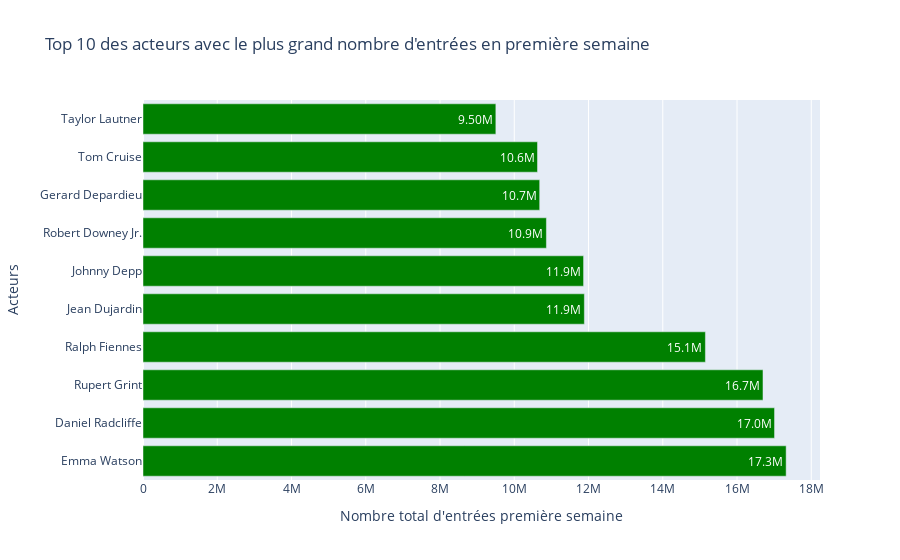

Write notebook code for a chart like this one.
### Code cell
# Acteurs ayant réalisé le plus d'entrées cumulées en première semaine avec plotly

import plotly.express as px
import pandas as pd

# Étape 1: Créer un DataFrame long en fusionnant les colonnes des acteurs
actors_columns = ['acteur_1', 'acteur_2', 'acteur_3', 'acteur_4']
melted_actors = pd.melt(allocine, id_vars=['titre_original', 'premiere_semaine_france'], 
                        value_vars=actors_columns, var_name='actor_role', value_name='actor')

# Éliminer les valeurs NaN qui peuvent exister après la fusion
melted_actors = melted_actors.dropna(subset=['actor'])

# Étape 2: Grouper par 'actor' et calculer la somme des entrées pour chaque acteur
actor_entries = melted_actors.groupby('actor')['premiere_semaine_france'].sum()

# Étape 3: Trier les données pour obtenir les 10 acteurs avec le plus grand nombre d'entrées
top_10_actors = actor_entries.sort_values(ascending=False).head(10)

# Créer un diagramme à barres horizontales pour afficher les acteurs
fig = px.bar(top_10_actors, x=top_10_actors.values, y=top_10_actors.index, orientation='h',
             text=top_10_actors.values,  # Afficher le texte à l'intérieur des barres
             labels={'y': 'Acteurs', 'x': 'Nombre total d\'entrées première semaine'},
             color_discrete_sequence=['green'],
             title='Top 10 des acteurs avec le plus grand nombre d\'entrées en première semaine')

# Personnaliser l'affichage du texte et les axes
fig.update_traces(texttemplate='%{text:.3s}', textposition='inside')
fig.update_layout(
    xaxis_title='Nombre total d\'entrées première semaine',
    yaxis_title='Acteurs',
    uniformtext_minsize=8, uniformtext_mode='hide',
    height=600
)

# Afficher le graphique
fig.show()

### Figure 1 — Plotly figure (JSON) as saved in the notebook; plotly's stock layout.template omitted (floating-point values rounded to 4 significant figures)
{"data": [{"alignmentgroup": "True", "hovertemplate": "Nombre total d'entrées première semaine=%{x}<br>actor=%{y}<br>text=%{text}<extra></extra>", "legendgroup": "", "marker": {"color": "green", "pattern": {"shape": ""}}, "name": "", "offsetgroup": "", "orientation": "h", "showlegend": false, "text": [17323222, 17010587, 16699304, 15148762, 11888184, 11866826, 10865798, 10684619, 10626150, 9504088], "textposition": "inside", "texttemplate": "%{text:.3s}", "type": "bar", "x": [17323222, 17010587, 16699304, 15148762, 11888184, 11866826, 10865798, 10684619, 10626150, 9504088], "xaxis": "x", "y": [" Emma Watson", "Daniel Radcliffe", " Rupert Grint", " Ralph Fiennes", "Jean Dujardin", "Johnny Depp", "Robert Downey Jr.", " Gerard Depardieu", "Tom Cruise", " Taylor Lautner"], "yaxis": "y"}], "layout": {"autosize": true, "barmode": "relative", "legend": {"tracegroupgap": 0}, "title": {"text": "Top 10 des acteurs avec le plus grand nombre d'entrées en première semaine"}, "uniformtext": {"minsize": 8, "mode": "hide"}, "xaxis": {"anchor": "y", "autorange": true, "domain": [0, 1], "range": [0, 18230000.0], "title": {"text": "Nombre total d'entrées première semaine"}, "type": "linear"}, "yaxis": {"anchor": "x", "autorange": true, "domain": [0, 1], "range": [-0.5, 9.5], "title": {"text": "Acteurs"}, "type": "category"}}}
